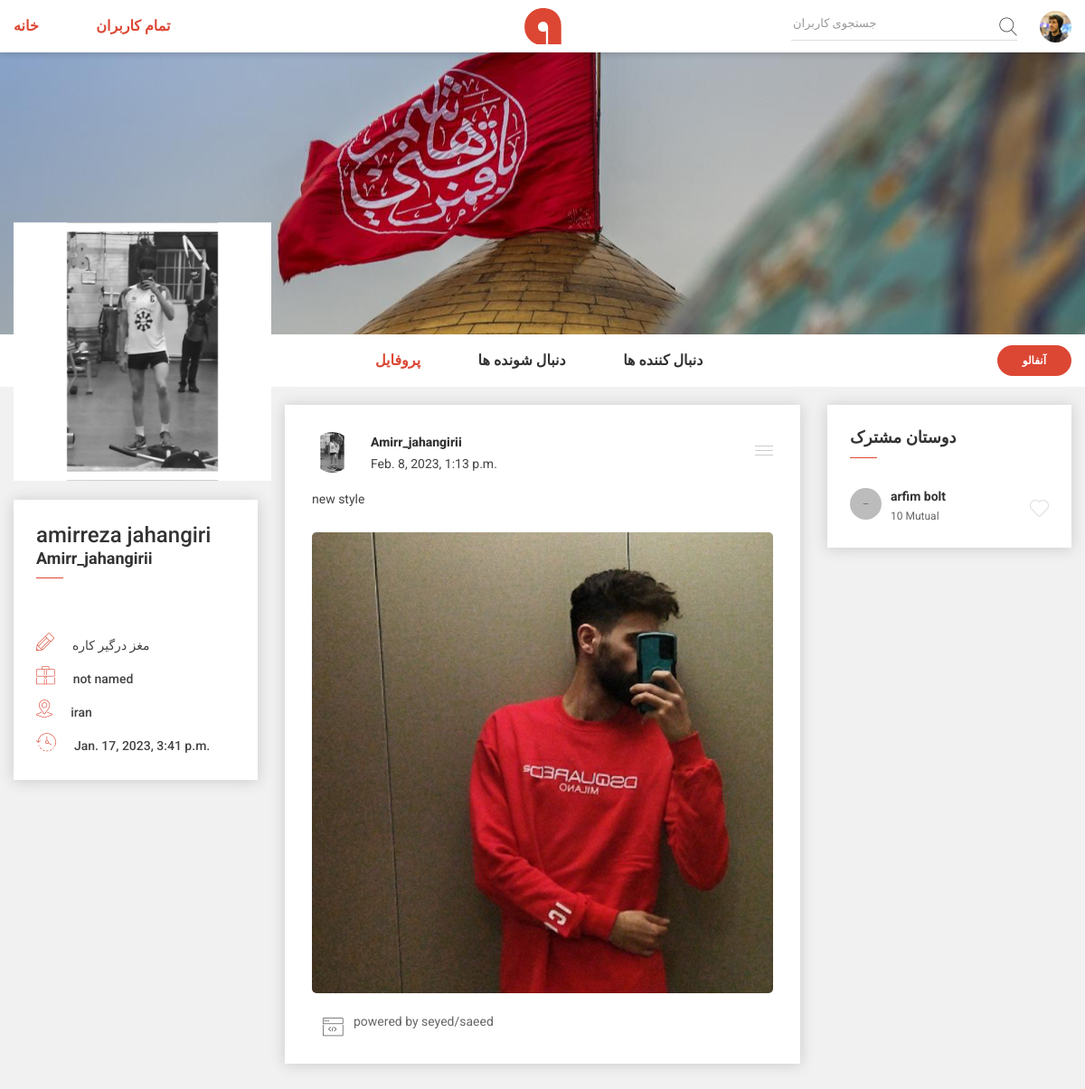
/profile/amirr_jahangirii/saeedr369, run on the app's committed database.
### home_module/models.py (models this page shows, shortened)
class User(models.Model):
    first_name = models.CharField(max_length=200)
    last_name = models.CharField(max_length=200)
    username = models.CharField(max_length=200, unique=True)
    password = models.CharField(max_length=200)
    email = models.EmailField(max_length=200)
    about = models.TextField(null=True)
    bio = models.CharField(max_length=300, null=True)
    job = models.CharField(max_length=300, null=True, default='not named')
    location = models.CharField(max_length=300, null=True, default='iran')
    sign_up_date = models.DateTimeField(auto_now_add=True, null=True, blank=True)
    profile_picture = models.FileField(upload_to='images', default='images/profile.jpg', null=True)
    cover_picture = models.FileField(upload_to='images', default='images/profile-banner.jpg', null=True)
    followers_usernames = models.CharField(max_length=1000, null=False, default="username,")
    followings_usernames = models.CharField(max_length=1000, null=False, default="username,")

class Post(models.Model):
    author = models.ForeignKey(to=User, on_delete=models.CASCADE, related_name='posts', null=True)
    created_time = models.DateTimeField(auto_now_add=True)
    text = models.CharField(max_length=5000)
    image = models.ImageField(upload_to='images', null=True, blank=True, default=None)

### home_module/views.py (the view)
# urls.py: path('profile/<str:username>/<str:username_loged_in>', views.profile_page, name='profile_page'),
def profile_page(request, username, username_loged_in):
    followed = False
    user = User.objects.all().get(username=username)
    user_loged_in = User.objects.get(username=username_loged_in)
    if str(user_loged_in.username) in user.followers_usernames.split(','):
        followed = True
    posts = Post.objects.all().filter(author__username=username).order_by('-created_time')
    self_profile = False
    if user.username == user_loged_in.username: self_profile = True
    context = {'user': user,
               'user_loged_in': user_loged_in,
               'followed': followed,
               'posts': posts,
               'self_profile': self_profile,
               }
    print(followed)
    return render(request, 'home_module/profile_page.html', context=context)

### home_module/templates/home_module/profile_page.html (shortened to what this page needs)
{% extends 'shared/base.html' %}
{% block body %}
    <main>
        <div class="main-wrapper">
            <div class="profile-banner-large bg-img" data-bg="{{ user.cover_picture.url }}">
            </div>
            <div class="profile-menu-area bg-white">
                <div class="container">
                    <div class="row align-items-center">
                        <div class="col-lg-3 col-md-3">
                            <div class="profile-picture-box">
                                <figure class="profile-picture">
                                    <a href="">
                                        <img src="{{ user.profile_picture.url }}" alt="profile picture">
                                    </a>
                                </figure>
                            </div>
                        </div>
                        <div class="col-lg-6 col-md-6 offset-lg-1">
                            <div class="profile-menu-wrapper">
                                <div class="main-menu-inner header-top-navigation">
                                    <nav>
                                        <ul class="main-menu">
                                            <li class="active"><a href="">پروفایل</a></li>
                                            <li>
                                                <a href="{% url 'followings_page' username=user.username username_loged_in=user_loged_in.username %}">دنبال
                                                    شونده ها</a></li>
                                            <li>
                                                <a href="{% url 'followers_page' username=user.username username_loged_in=user_loged_in.username %}">دنبال
                                                    کننده ها</a>
                                            </li>
                                        </ul>
                                    </nav>
                                </div>
                            </div>
                        </div>
                        <div class="col-lg-2 col-md-3 d-none d-md-block">
                            <div class="profile-edit-panel">
                                {% if user_loged_in.username == user.username %}
                                    <a href="{% url 'edit_profile_page' user_loged_in.username %}" class="edit-btn">ویرایش
                                        پروفایل</a>
                                {% else %}
                                    {% if followed %}
                                        <a href="{% url 'unfollow' username=user.username username_loged_in=user_loged_in.username %}"
                                           class="edit-btn">آنفالو</a>
                                    {% else %}
                                        <a href="{% url 'follow' username=user.username username_loged_in=user_loged_in.username %}"
                                           class="edit-btn">فالو</a>
                                    {% endif %}
                                {% endif %}
                            </div>
                        </div>
                    </div>
                </div>
            </div>
            {% if followed or self_profile %}
                <div class="container">
                    <div class="row">
                        <div class="col-lg-3 order-2 order-lg-1">
                            <aside class="widget-area profile-sidebar">
                                <div class="card widget-item">
                                    <h4 class="widget-item">{{ user.first_name }} {{ user.last_name }}</h4>
                                    <h6 class="widget-title">{{ user.username }}</h6>
                                    <div class="widget-body">
                                        <div class="about-author">
                                            <ul class="author-into-list">
                                                <li><a><i class="bi bi-pencil"></i>{{ user.bio }}</a></li>
                                                <li><a><i class="bi bi-office-bag"></i>{{ user.job }}</a></li>
                                                <li><a><i class="bi bi-location-pointer"></i>{{ user.location }}</a>
                                                <li><a><i class="bi bi-refresh-time"></i>{{ user.sign_up_date }}</a>
                                                </li>
                                                </li>
                                            </ul>
                                        </div>
                                    </div>
                                </div>
                            </aside>
                        </div>
                        <div class="col-lg-6 order-1 order-lg-2">
                            {% for post in posts %}
                               {% include 'includes/post.html' %}
                            {% endfor %}
                        </div>
                        <div class="col-lg-3 order-3">
                            <aside class="widget-area">
                                <div class="card widget-item">
                                    <h4 class="widget-title">دوستان مشترک</h4>
                                    <div class="widget-body">
                                        <ul class="like-page-list-wrapper">
                                            <li class="unorder-list">
                                                <div class="profile-thumb">
                                                    <a href="#">
                                                        <figure class="profile-thumb-small">
                                                            <img src="/static/assets/images/profile/profile-small-10.jpg"
                                                                 alt="profile picture">
                                                        </figure>
                                                    </a>
                                                </div>
                                                <div class="unorder-list-info">
                                                    <h3 class="list-title"><a href="#">arfim bolt</a></h3>
                                                    <p class="list-subtitle"><a href="#">10 mutual</a></p>
                                                </div>
                                                <button class="like-button">
                                                    <img class="heart" src="/static/assets/images/icons/heart.png"
                                                         alt="">
                                                </button>
                                            </li>
                                        </ul>
                                    </div>
                                </div>
                            </aside>
                        </div>
                    </div>
                </div>
            {% else %}
                <br><br><br><br>
                <h1 class="about-description"
                    style="color: black; font-family: Arial;text-align: center; background-color: #b6b6b6"> شما این حساب
                    را
                    دنبال نمیکنید</h1>
            {% endif %}
        </div>
    </main>
{% endblock %}

### templates/shared/base.html (shortened to what this page needs)
<!doctype html>
<html class="no-js" lang="en">
<head>
    <link rel="stylesheet" href="/static/assets/css/vendor/bootstrap.min.css">
    <link rel="stylesheet" href="/static/assets/css/vendor/bicon.min.css">
    <link rel="stylesheet" href="/static/assets/css/vendor/flaticon.css">
    <link rel="stylesheet" href="/static/assets/css/plugins/plyr.css">
    <link rel="stylesheet" href="/static/assets/css/plugins/slick.min.css">
    <link rel="stylesheet" href="/static/assets/css/plugins/nice-select.css">
    <link rel="stylesheet" href="/static/assets/css/plugins/perfect-scrollbar.css">
    <link rel="stylesheet" href="/static/assets/css/plugins/lightgallery.min.css">
    <link rel="stylesheet" href="/static/assets/css/style.css">
</head>
<body>
{% include 'includes/header.html' %}
{% block body %}
{% endblock %}
</body>
</html>

### templates/includes/header.html (shortened to what this page needs)
<header>
    <div class="header-top sticky bg-white d-none d-lg-block">
        <div class="container">
            <div class="row align-items-center">
                <div class="col-md-5">
                    <div class="header-top-navigation">
                        <nav>
                            <ul>
                                <li class="active"><a
                                        href="{% url 'home_page' username_loged_in=user_loged_in.username %}">خانه</a>
                                </li>
                                <li class="active"><a
                                        href="{% url 'all_users'  username_loged_in=user_loged_in.username %}">تمام
                                    کاربران</a>
                                </li>
                            </ul>
                        </nav>
                    </div>
                </div>
                <div class="col-md-2">
                    <div class="brand-logo text-center">
                        <a href="index.html">
                            <img src="/static/assets/images/logo/logo.png" alt="brand logo">
                        </a>
                    </div>
                </div>
                <div class="col-md-5">
                    <div class="header-top-right d-flex align-items-center justify-content-end">
                        <div class="header-top-search">
                            <form class="top-search-box">
                                <input type="text" placeholder="جستجوی کاربران" class="top-search-field">
                                <button class="top-search-btn"><i class="flaticon-search"></i></button>
                            </form>
                        </div>
                        <div class="profile-setting-box">
                            <div class="profile-thumb-small">
                                <a href="javascript:void(0)" class="profile-triger">
                                    <figure>
                                        <img src="{{ user_loged_in.profile_picture.url }}"
                                             alt="profile picture">
                                    </figure>
                                </a>
                            </div>
                        </div>
                    </div>
                </div>
            </div>
        </div>
    </div>
</header>

### templates/includes/post.html (shortened to what this page needs)
    <div class="card">
                                <div class="post-title d-flex align-items-center">
                                    <div class="profile-thumb">
                                        <a href="#">
                                            <figure class="profile-thumb-middle">
                                                <img src="{{ post.author.profile_picture.url }}"
                                                     alt="profile picture">
                                            </figure>
                                        </a>
                                    </div>
                                    <div class="posted-author">
                                        <h6 class="author"><a
                                                href="{% url  'profile_page' username=post.author.username username_loged_in=user_loged_in.username %}">
                                            {{ post.author.username }}
                                        </a></h6>
                                        <span class="post-time">{{ post.created_time }}</span>
                                    </div>
                                    <div class="post-settings-bar">
                                        <span></span>
                                        <span></span>
                                        <span></span>
                                    </div>
                                </div>
                                <div class="post-content">
                                    <p class="post-desc">{{ post.text }}
                                    </p>
                                    <div class="post-thumb-gallery">
                                        {% if post.image %}
                                            <figure class="post-thumb img-popup">
                                                <a href="">
                                                    <img src="{{ post.image.url }}" alt="post image">
                                                </a>
                                            </figure>
                                        {% endif %}
                                    </div>
                                    <div class="post-meta">
                                        <button class="post-meta-like">
                                            <i class="bi bi-code-browser"></i>
                                            <span>powered by seyed/saeed</span>
                                        </button>
                                        <ul class="comment-share-meta">
                                        </ul>
                                    </div>
                                </div>
                            </div>

### data on the page
User: profile_picture (picture)
User: profile_picture (picture), first_name "amirreza", last_name "jahangiri", username "Amirr_jahangirii", bio "مغز درگیر کاره", job "not named", location "iran", sign_up_date "Jan. 17, 2023, 3:41 p.m."
Post: author.profile_picture (picture), author.username "Amirr_jahangirii", created_time "Feb. 8, 2023, 1:13 p.m.", text "new style", image (picture)
